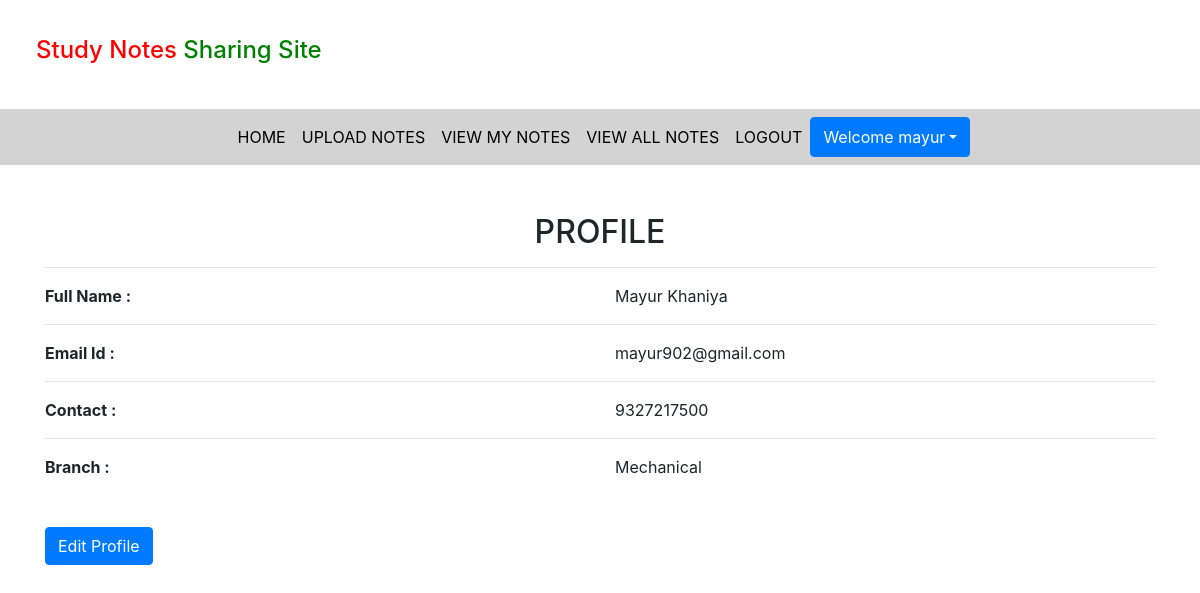
The page /profile (signed in) on the database its author committed.
### notes/models.py (models this page shows, shortened)
class Signup(models.Model):
    user=models.ForeignKey(User,on_delete=models.CASCADE)
    contact=models.CharField(max_length=10, null=True)
    branch = models.CharField(max_length=30)
    role = models.CharField(max_length=15)

### notes/views.py (the view)
# urls.py: path('profile', profile, name='profile'),
def profile(request):
    if not request.user.is_authenticated:
        return redirect('login')  # Redirect to login page if user is not authenticated
    user_instance = request.user  # Fetch the current authenticated user
    try:
        signup_instance = Signup.objects.get(user=user_instance)
    except Signup.DoesNotExist:
        signup_instance = None  # Handle the case where Signup object doesn't exist for the user
    d = {'data': signup_instance, 'user': user_instance}
    return render(request, 'profile.html', d)

### notes/templates/profile.html
{% extends 'usernavigation.html' %}
{% load static %}
{% block body %}
<div class="container mt-5">
    <h2 class="text-center">PROFILE</h2>
    <hr>
    <div class="row">
        <div class="col-md-6">
            <b>Full Name :</b>
        </div>
        <div class="col-md-6" style="text-transform : capitalize">
            {{data.user.first_name }}  {{data.user.last_name }}
        </div>
    </div>
<hr>
     <div class="row">
        <div class="col-md-6">
            <b>Email Id :</b>
        </div>
        <div class="col-md-6">
            {{data.user.username}}
        </div>
    </div>
    <hr>
     <div class="row">
        <div class="col-md-6">
            <b>Contact :</b>
        </div>
        <div class="col-md-6">
            {{data.contact}}
        </div>
    </div>
    <hr>
     <div class="row">
        <div class="col-md-6">
            <b>Branch :</b>
        </div>
        <div class="col-md-6">
            {{data.branch}}
        </div>
    </div>
    <a href="{% url 'edit_profile' %}" class="btn btn-primary mt-5">Edit Profile</a>
</div>
{% endblock %}

### notes/templates/usernavigation.html (shortened to what this page needs)
<html lang="en" xmlns="http://www.w3.org/1999/html">
<head>
    {% load static %}
  <link rel="stylesheet" href="https://maxcdn.bootstrapcdn.com/bootstrap/4.3.1/css/bootstrap.min.css">
  <link rel="stylesheet" href="https://use.fontawesome.com/releases/v5.6.3/css/all.css"></head>
  <link rel="stylesheet"  href="{%static 'css/mystyle.css'%}">
<body>
    <h4 style="padding:3%  ">
        <span style="color:red">Study Notes</span><span style="color:green"> Sharing Site</span>
    </h4>
    <nav class="navbar navbar-expand-sm justify-content-center" style="background-color:lightgray">
    <ul class="navbar-nav">
      <li class="navbar-item">
        <a class="nav-link" href="{% url 'index' %}">HOME</a>
      </li>
        <li class="navbar-item">
        <a class="nav-link" href="{% url 'upload_notes' %}">UPLOAD NOTES</a>
      </li>
        <li class="navbar-item">
        <a class="nav-link" href="{% url 'view_mynotes' %}">VIEW MY NOTES</a>
      </li>
        <li class="navbar-item">
        <a class="nav-link" href="#">VIEW ALL NOTES</a>
      </li>
        <li class="navbar-item">
        <a class="nav-link" href="{% url 'logout' %}">LOGOUT</a>
      </li>
<div class="btn-group ">
    <button type="button" class="btn btn-primary dropdown-toggle" data-toggle="dropdown">Welcome {{request.user.first_name}}</button>
</div>
    </ul>
    </nav>
</body>
</html>
{% block body %}
{% endblock%}

### notes/static/css/mystyle.css (style rules this page uses)
.nav-link { color:black }

### rows shown on the page
Signup: user.first_name "Mayur", user.last_name "Khaniya", user.username "mayur902@gmail.com", contact "9327217500", branch "Mechanical"

### other values the page prints
{{ request.user.first_name }} "mayur"
